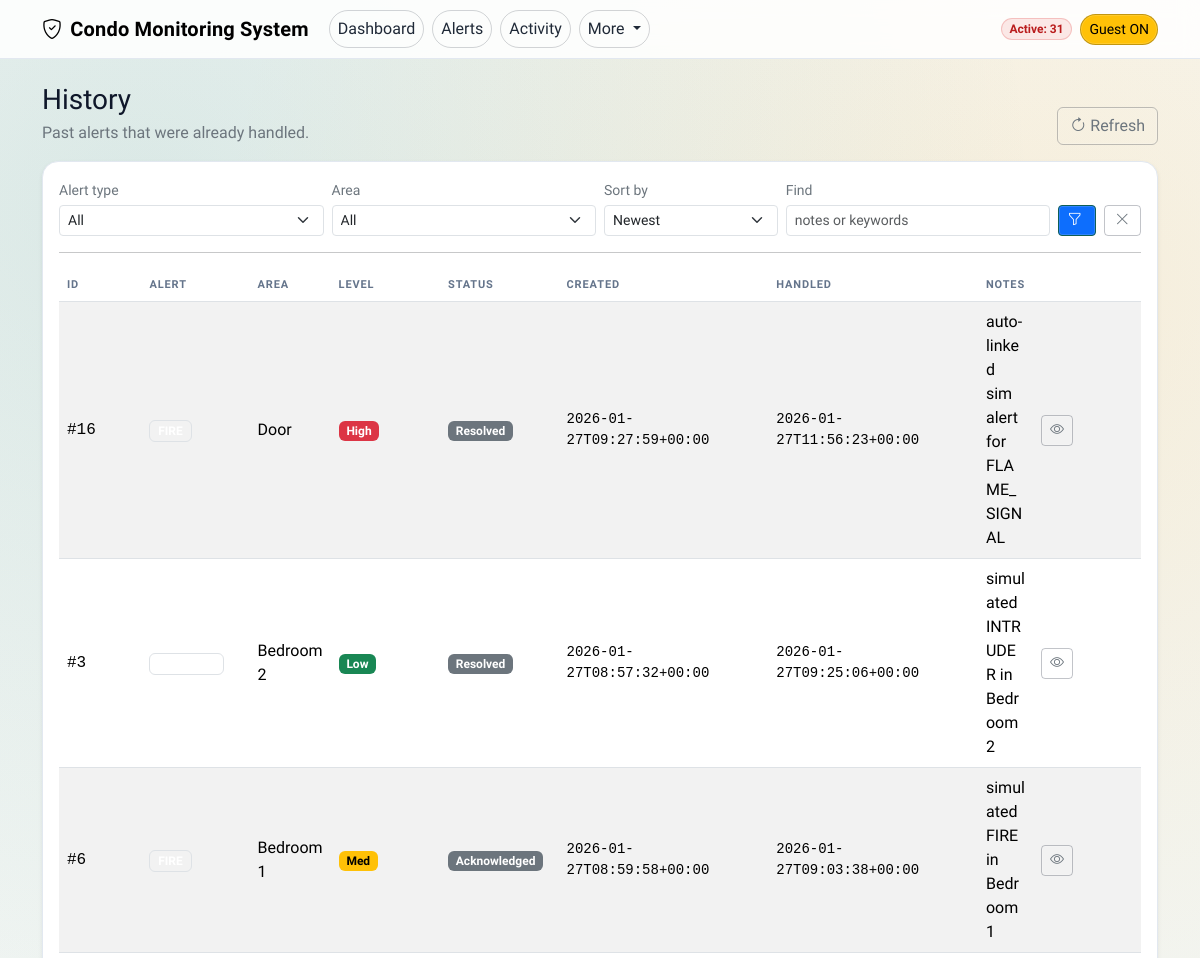
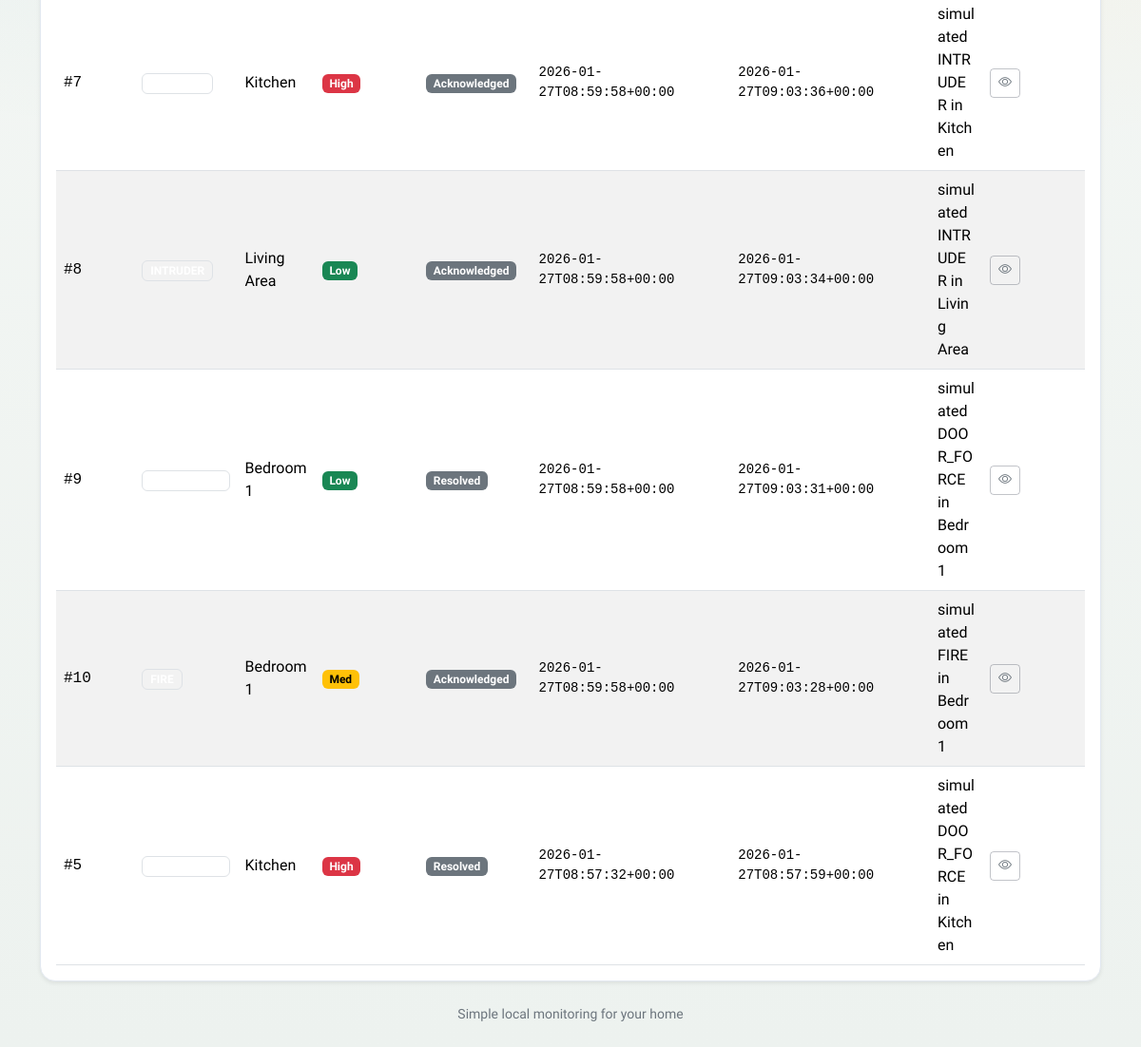
The app's page /history with its own data (2 pictures, top to bottom).
### tables this page shows
CREATE TABLE alerts (
        id INTEGER PRIMARY KEY AUTOINCREMENT,
        type TEXT NOT NULL,
        room TEXT,
        severity INTEGER NOT NULL DEFAULT 1,
        status TEXT NOT NULL DEFAULT 'ACTIVE', -- ACTIVE | ACK | RESOLVED
        ts TEXT NOT NULL,
        ack_ts TEXT,
        snapshot_path TEXT,
        details TEXT
    );

### pi/app.py (the view)
@app.get("/history")
def history():
    type_filter = request.args.get("type", "").strip()
    room_filter = request.args.get("room", "").strip()
    q = request.args.get("q", "").strip()
    sort = request.args.get("sort", "newest").strip()
    alerts = list_history_alerts(type_filter=type_filter, room_filter=room_filter, q=q, sort=sort)
    types = distinct_alert_types()
    rooms = distinct_alert_rooms()
    return render_template("history.html", alerts=alerts, types=types, rooms=rooms,
                           type_filter=type_filter, room_filter=room_filter, q=q, sort=sort)

### pi/app.py (called while the page is built)
@app.context_processor
def inject_globals():
    return {
        "guest_mode": get_guest_mode(),
        "active_alert_count": count_active_alerts(),
    }

### pi/db.py (called while the page is built)
def get_conn() -> sqlite3.Connection:
    os.makedirs(os.path.dirname(DB_PATH), exist_ok=True)
    conn = sqlite3.connect(DB_PATH, check_same_thread=False)
    conn.row_factory = sqlite3.Row
    return conn

def list_history_alerts(limit: int = 500, type_filter: str = "", room_filter: str = "", q: str = "", sort: str = "newest"):
    conn = get_conn()
    cur = conn.cursor()
    sql = "SELECT * FROM alerts WHERE status != 'ACTIVE'"
    params: List[Any] = []
    if type_filter:
        sql += " AND type = ?"
        params.append(type_filter)
    if room_filter:
        sql += " AND room = ?"
        params.append(room_filter)
    if q:
        sql += " AND (IFNULL(details,'') LIKE ? OR IFNULL(room,'') LIKE ? OR type LIKE ?)"
        like = f"%{q}%"
        params.extend([like, like, like])
    if sort == "severity":
        sql += " ORDER BY severity DESC, COALESCE(ack_ts, ts) DESC"
    else:
        sql += " ORDER BY COALESCE(ack_ts, ts) DESC"
    sql += " LIMIT ?"
    params.append(int(limit))
    cur.execute(sql, params)
    rows = cur.fetchall()
    conn.close()
    return rows

def distinct_alert_types():
    conn = get_conn()
    cur = conn.cursor()
    cur.execute("SELECT DISTINCT type FROM alerts ORDER BY type ASC;")
    rows = [r[0] for r in cur.fetchall()]
    conn.close()
    return rows

def distinct_alert_rooms():
    conn = get_conn()
    cur = conn.cursor()
    cur.execute("SELECT DISTINCT room FROM alerts WHERE room IS NOT NULL AND room != '' ORDER BY room ASC;")
    rows = [r[0] for r in cur.fetchall()]
    conn.close()
    return rows

def count_active_alerts() -> int:
    conn = get_conn()
    cur = conn.cursor()
    cur.execute("SELECT COUNT(*) as c FROM alerts WHERE status='ACTIVE';")
    c = int(cur.fetchone()["c"])
    conn.close()
    return c

def get_setting(key: str, default: str = "") -> str:
    conn = get_conn()
    cur = conn.cursor()
    cur.execute("SELECT value FROM settings WHERE key = ?", (key,))
    row = cur.fetchone()
    conn.close()
    return str(row["value"]) if row else default

def get_guest_mode() -> bool:
    return get_setting("guest_mode", "0") == "1"

### pi/templates/history.html (shortened to what this page needs)
{% extends "base.html" %}
{% block content %}
  <div class="d-flex flex-wrap gap-2 justify-content-between align-items-end mb-3">
    <div>
      <h3 class="mb-1">History</h3>
      <div class="text-secondary">Past alerts that were already handled.</div>
    </div>
    <a class="btn btn-outline-secondary" href="{{ url_for('history') }}"><i class="bi bi-arrow-clockwise me-1"></i>Refresh</a>
  </div>
  <div class="card shadow-sm">
    <div class="card-body">
      <form method="get" class="row g-2 align-items-end">
        <div class="col-12 col-md-3">
          <label class="form-label small text-secondary mb-1">Alert type</label>
          <select name="type" class="form-select form-select-sm">
            <option value="">All</option>
          </select>
        </div>
        <div class="col-12 col-md-3">
          <label class="form-label small text-secondary mb-1">Area</label>
          <select name="room" class="form-select form-select-sm">
            <option value="">All</option>
          </select>
        </div>
        <div class="col-12 col-md-2">
          <label class="form-label small text-secondary mb-1">Sort by</label>
          <select name="sort" class="form-select form-select-sm">
            <option value="newest" {{ "selected" if sort=="newest" else "" }}>Newest</option>
          </select>
        </div>
        <div class="col-12 col-md-3">
          <label class="form-label small text-secondary mb-1">Find</label>
          <input name="q" value="{{ q }}" class="form-control form-control-sm" placeholder="notes or keywords">
        </div>
        <div class="col-12 col-md-1 d-flex gap-2">
          <button class="btn btn-sm btn-primary w-100" type="submit"><i class="bi bi-funnel me-1"></i></button>
          <a class="btn btn-sm btn-outline-secondary w-100" href="{{ url_for('history') }}"><i class="bi bi-x-lg"></i></a>
        </div>
      </form>
      <hr class="my-3">
      {% if alerts|length == 0 %}
        <div class="text-secondary">No past alerts yet.</div>
      {% else %}
        <div class="table-responsive">
          <table class="table table-striped table-hover align-middle mb-0">
            <thead>
              <tr>
                <th style="width: 90px;">ID</th>
                <th>Alert</th>
                <th>Area</th>
                <th style="width: 120px;">Level</th>
                <th style="width: 120px;">Status</th>
                <th style="width: 220px;">Created</th>
                <th style="width: 220px;">Handled</th>
                <th>Notes</th>
                <th style="width: 120px;"></th>
              </tr>
            </thead>
            <tbody>
              {% for a in alerts %}
              <tr>
                <td class="font-monospace">#{{ a["id"] }}</td>
                <td><span class="badge text-bg-dark-subtle border">{{ a["type"] }}</span></td>
                <td>{{ a["room"] or "-" }}</td>
                <td>
                  {% if a["severity"]|int >= 3 %}
                    <span class="badge text-bg-danger">High</span>
                  {% elif a["severity"]|int == 2 %}
                    <span class="badge text-bg-warning">Med</span>
                  {% else %}
                    <span class="badge text-bg-success">Low</span>
                  {% endif %}
                </td>
                {% set status_label = "Active" if a["status"] == "ACTIVE" else ("Acknowledged" if a["status"] == "ACK" else "Resolved") %}
                <td><span class="badge text-bg-secondary">{{ status_label }}</span></td>
                <td class="font-monospace small">{{ a["ts"] }}</td>
                <td class="font-monospace small">{{ a["ack_ts"] or "-" }}</td>
                <td class="text-break">{{ a["details"] or "" }}</td>
                <td>
                  <a class="btn btn-sm btn-outline-secondary" href="{{ url_for('alert_details', alert_id=a['id']) }}">
                    <i class="bi bi-eye"></i>
                  </a>
                </td>
              </tr>
              {% endfor %}
            </tbody>
          </table>
        </div>
      {% endif %}
    </div>
  </div>
{% endblock %}

### pi/static/app.css (style rules this page uses)
:root { --ink: #0f172a; --muted: #64748b; --accent: #0f766e; --accent-2: #f59e0b; --danger: #dc2626; --surface: #ffffff; --surface-2: #f8fafc; --line: #e2e8f0; }
* { box-sizing: border-box; }
body { font-family: "Sora", system-ui, -apple-system, "Segoe UI", sans-serif; color: var(--ink); background: radial-gradient(circle at 12% 10%, rgba(15, 118, 110, 0.12) 0%, transparent 42%), radial-gradient(circle at 85% 15%, rgba(245, 158, 11, 0.12) 0%, transparent 40%), linear-gradient(180deg, #f7f9f7 0%, #edf2ef 100%); min-height: 100vh; }
a { color: var(--accent); }
.btn { border-width: 1px; border-style: solid; border-color: rgba(15, 23, 42, 0.25); box-shadow: inset 0 0 0 1px rgba(255, 255, 255, 0.15); }
.btn-primary { border-color: #0f5e56; }
.btn-outline-secondary, .btn-outline-primary, .btn-outline-warning, .btn-outline-danger { border-width: 1px; }
.card { border-radius: 16px; border: 1px solid var(--line); background: var(--surface); box-shadow: 0 16px 30px -24px rgba(15, 23, 42, 0.4); }
.table thead th { font-size: 11px; letter-spacing: 0.08em; text-transform: uppercase; color: var(--muted); }

### records on screen
alerts: id "16", room "Door", severity "High", status "Resolved", ts "2026-01-27T09:27:59+00:00", ack_ts "2026-01-27T11:56:23+00:00", details "auto-linked sim alert for FLAME_SIGNAL"
alerts: id "3", room "Bedroom 2", severity "Low", status "Resolved", ts "2026-01-27T08:57:32+00:00", ack_ts "2026-01-27T09:25:06+00:00", details "simulated INTRUDER in Bedroom 2"
alerts: id "6", room "Bedroom 1", severity "Med", status_label "Acknowledged", ts "2026-01-27T08:59:58+00:00", ack_ts "2026-01-27T09:03:38+00:00", details "simulated FIRE in Bedroom 1"
alerts: id "7", room "Kitchen", severity "High", status_label "Acknowledged", ts "2026-01-27T08:59:58+00:00", ack_ts "2026-01-27T09:03:36+00:00", details "simulated INTRUDER in Kitchen"
alerts: id "8", room "Living Area", severity "Low", status_label "Acknowledged", ts "2026-01-27T08:59:58+00:00", ack_ts "2026-01-27T09:03:34+00:00", details "simulated INTRUDER in Living Area"
alerts: id "9", room "Bedroom 1", severity "Low", status "Resolved", ts "2026-01-27T08:59:58+00:00", ack_ts "2026-01-27T09:03:31+00:00", details "simulated DOOR_FORCE in Bedroom 1"
alerts: id "10", room "Bedroom 1", severity "Med", status_label "Acknowledged", ts "2026-01-27T08:59:58+00:00", ack_ts "2026-01-27T09:03:28+00:00", details "simulated FIRE in Bedroom 1"
alerts: id "5", room "Kitchen", severity "High", status "Resolved", ts "2026-01-27T08:57:32+00:00", ack_ts "2026-01-27T08:57:59+00:00", details "simulated DOOR_FORCE in Kitchen"

### other values on screen
{{ active_alert_count }} "31"
{{ "ON" if guest_mode else "OFF" }} "ON"
